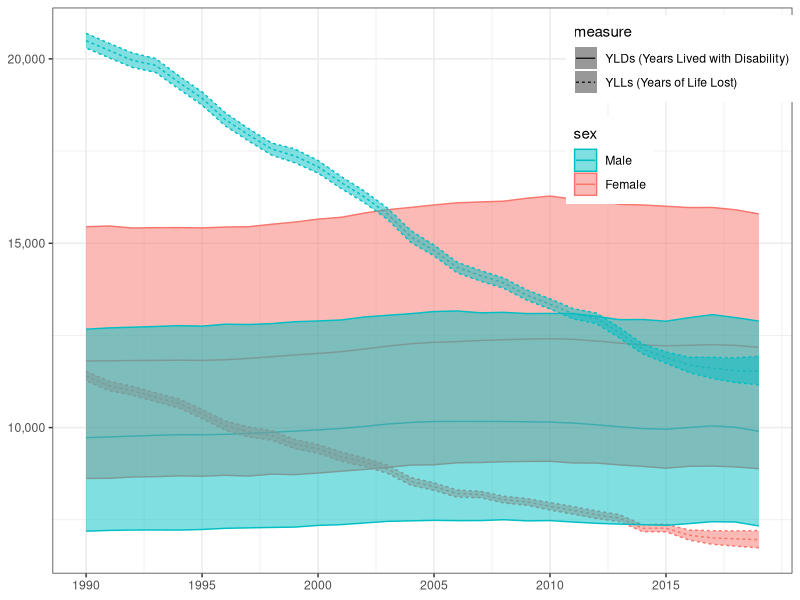
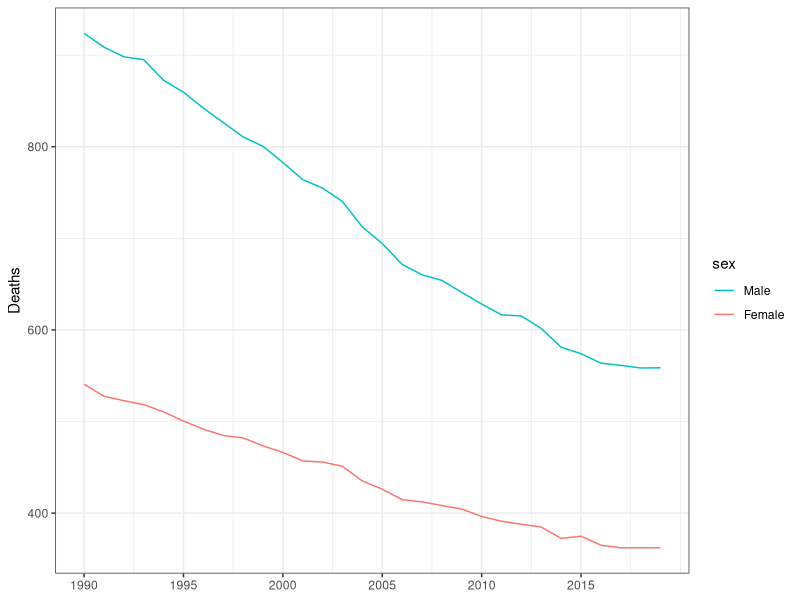
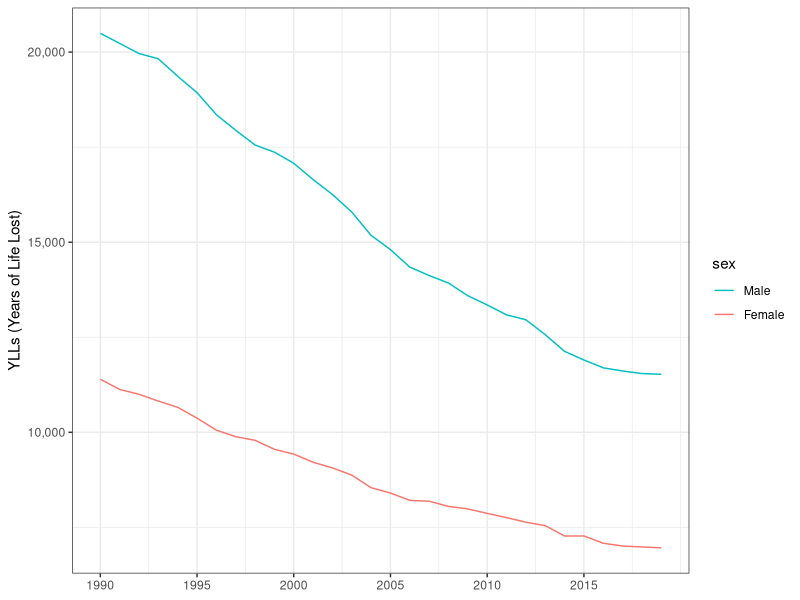
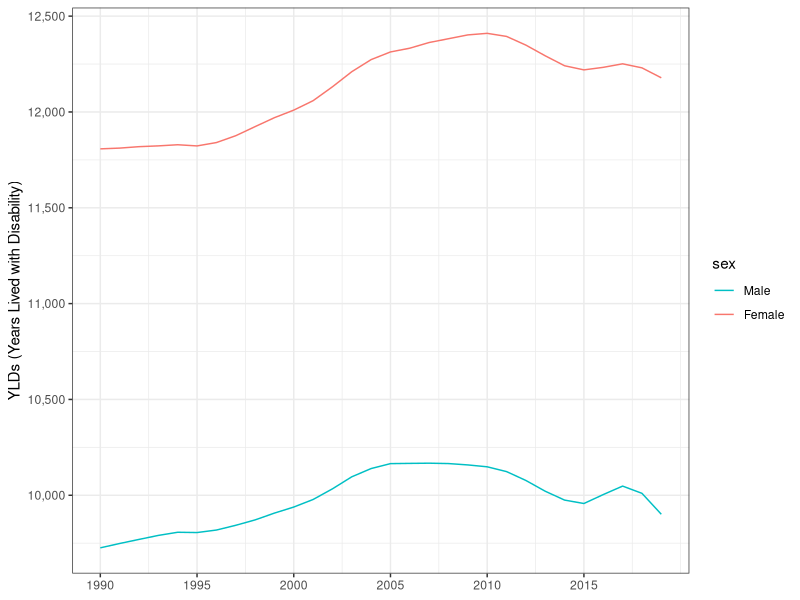
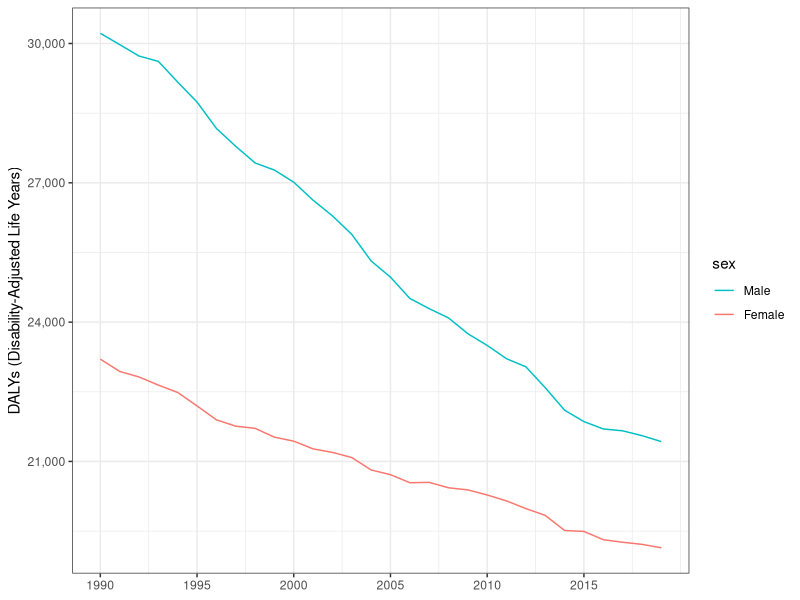
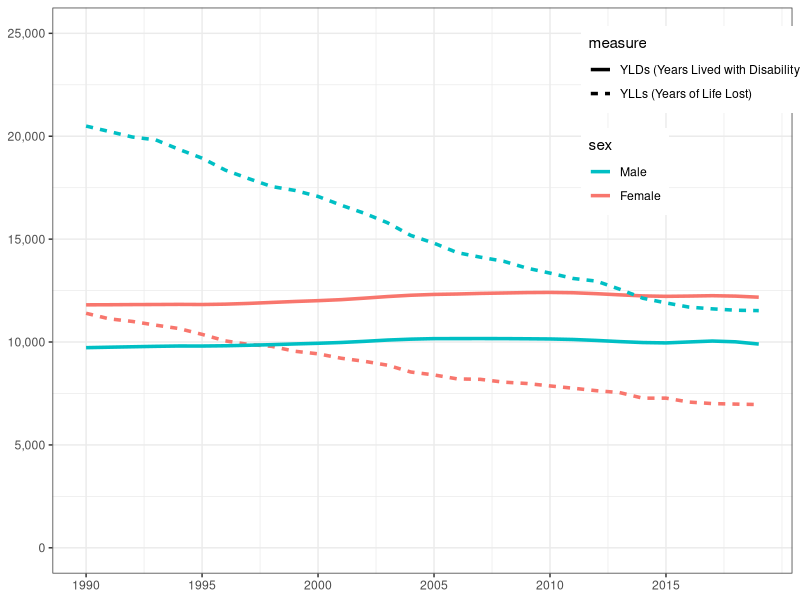

Write R code to recreate these figures, in order.
#' ---
#' title: GBD2019 BELGIUM / TOTALS // PLOT
#' output:
#'   github_document:
#'     html_preview: false
#'     toc: true
#' ---

#' # Settings

## knitr settings
knitr::opts_chunk$set(fig.width=12)

## required packages
library(ggplot2)

## helper functions
plot_evolution <-
function(.measure) {
  xlim <- seq(min(x$year), max(x$year), 5)
  p <-
  ggplot(
    subset(x,
      measure == .measure &
      sex != "Both"),
    aes(x = year, y = val)) +
    geom_line(aes(colour = sex)) +
    theme_bw() +
    scale_colour_discrete(breaks = c("Male", "Female")) +
    scale_x_continuous(NULL, breaks = xlim) +
    scale_y_continuous(.measure, labels = scales::comma)

  tiff(sprintf("fig/evolution-%s-%s-%s.tiff",
               .measure, min(x$year), max(x$year)),
       10, 4, units = "in", res = 300, compress = "lzw")
  print(p)
  dev.off()
}


#' # Data

x <- read.csv("../01_data/IHME-GBD_2019_DATA-a2387e1e-1.csv")
x$age <- x$metric <- x$cause <- x$location <- NULL


#' # Evolution

plot_evolution("Deaths")
plot_evolution("YLLs (Years of Life Lost)")
plot_evolution("YLDs (Years Lived with Disability)")
plot_evolution("DALYs (Disability-Adjusted Life Years)")

#' # Comparison

xlim <- seq(min(x$year), max(x$year), 5)
ggplot(
  subset(x,
    measure %in%
      c("YLLs (Years of Life Lost)", "YLDs (Years Lived with Disability)")&
    sex != "Both"),
  aes(x = year, y = val)) +
  geom_line(aes(colour = sex, linetype = measure)) +
  geom_ribbon(
    aes(ymin = lower, ymax = upper,
        colour = sex, fill = sex, linetype = measure),
    alpha = 0.5) +
  theme_bw() +
  scale_fill_discrete(breaks = c("Male", "Female")) +
  scale_colour_discrete(breaks = c("Male", "Female")) +
  scale_x_continuous(NULL, breaks = xlim) +
  scale_y_continuous(NULL, labels = scales::comma) +
  theme(legend.position = c(0.85, 0.82))

tiff("fig/evolution-all.tiff", 10, 5, units = "in", res = 300, compress = "lzw")
ggplot(
  subset(x,
    measure %in%
      c("YLLs (Years of Life Lost)", "YLDs (Years Lived with Disability)")&
    sex != "Both"),
  aes(x = year, y = val)) +
  geom_line(aes(colour = sex, linetype = measure), size = 1.2) +
  theme_bw() +
  scale_colour_discrete(breaks = c("Male", "Female")) +
  scale_x_continuous(NULL, breaks = xlim) +
  scale_y_continuous(NULL, limits = c(0, 25000), labels = scales::comma) +
  theme(legend.position = c(0.87, 0.8))
dev.off()

##rmarkdown::render("05-GBD2019-BE-TOTALS-plot.R")